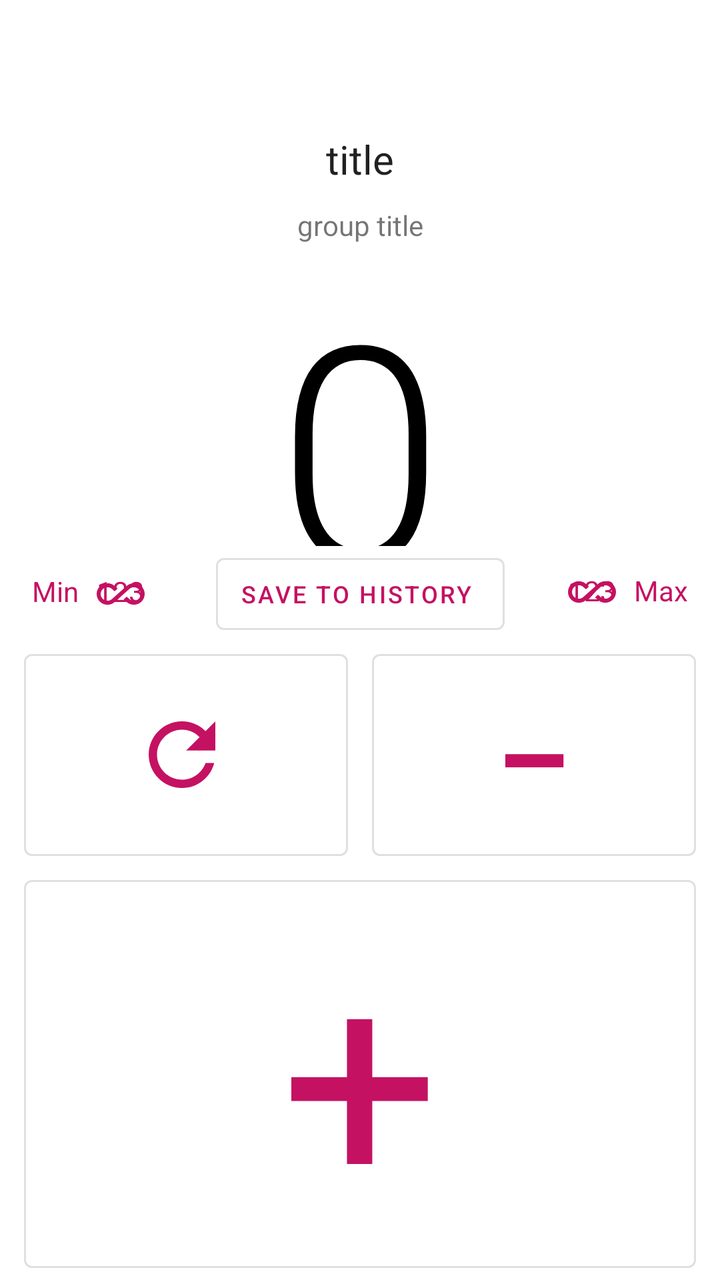
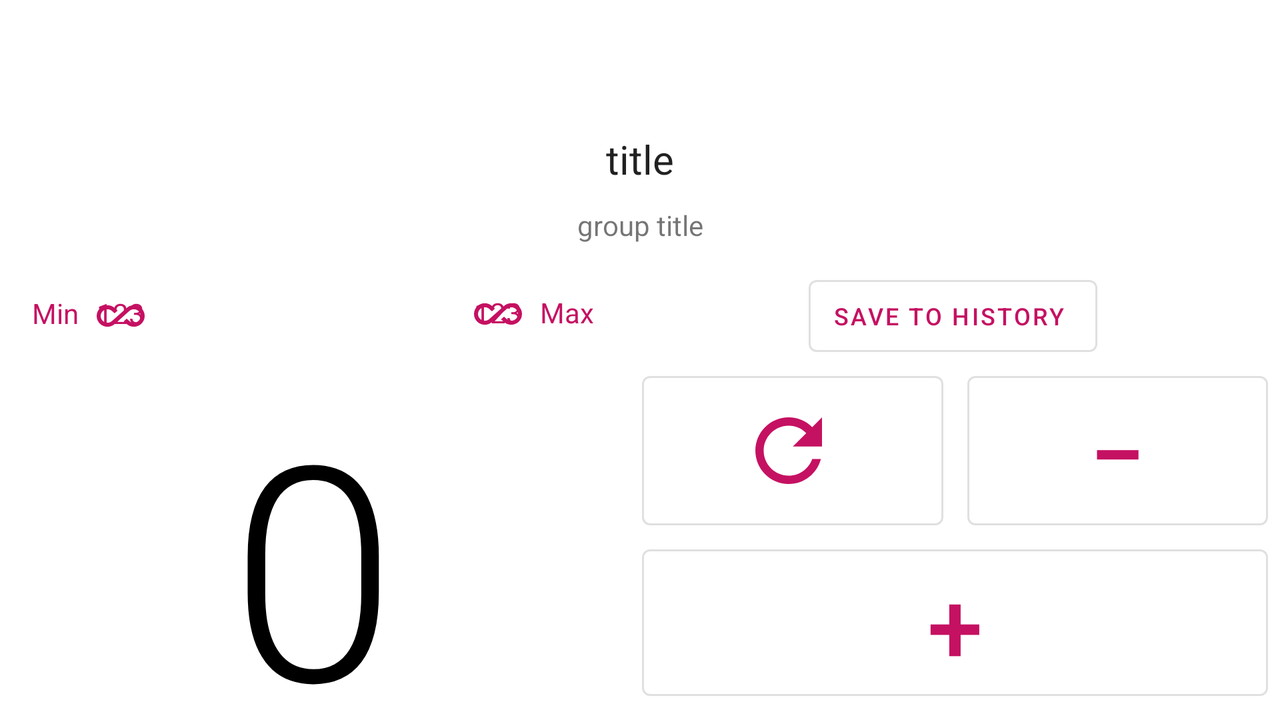

Compare how this app lays out the same screen by default and in its alternative resource folder. The renders come first, then the two layout files and the values they reference.
<!-- AndroidManifest.xml: application theme AppTheme -->
<!-- res/layout/fragment_counter.xml -->
<?xml version="1.0" encoding="utf-8"?>
<androidx.constraintlayout.widget.ConstraintLayout xmlns:android="http://schemas.android.com/apk/res/android"
    xmlns:app="http://schemas.android.com/apk/res-auto"
    xmlns:tools="http://schemas.android.com/tools"
    android:id="@+id/counterLayout"
    android:layout_width="match_parent"
    android:layout_height="match_parent"
    android:orientation="vertical"
    tools:context="com.vimalcvs.counter.Fragments.CounterFragment">

    <androidx.appcompat.widget.Toolbar
        android:id="@+id/counterActivity_toolbar"
        android:layout_width="match_parent"
        android:layout_height="wrap_content"
        android:background="?android:colorBackground"
        app:layout_constraintEnd_toEndOf="parent"
        app:layout_constraintStart_toStartOf="parent"
        app:layout_constraintTop_toTopOf="parent"/>

    <com.google.android.material.textview.MaterialTextView
        android:id="@+id/counterTitle"
        android:layout_width="match_parent"
        android:layout_height="wrap_content"
        android:ellipsize="end"
        android:gravity="center"
        android:maxLines="1"
        android:padding="10dp"
        android:textAppearance="@style/TextAppearance.AppCompat.Headline"
        android:textSize="20sp"
        app:layout_constraintEnd_toEndOf="parent"
        app:layout_constraintStart_toStartOf="parent"
        app:layout_constraintTop_toBottomOf="@+id/counterActivity_toolbar"
        tools:text="title" />


    <com.google.android.material.textview.MaterialTextView
        android:id="@+id/groupTitle"
        android:layout_width="match_parent"
        android:layout_height="wrap_content"
        android:gravity="center"
        app:layout_constraintEnd_toEndOf="parent"
        app:layout_constraintStart_toStartOf="parent"
        app:layout_constraintTop_toBottomOf="@+id/counterTitle"
        tools:text="group title" />

    <androidx.constraintlayout.widget.ConstraintLayout
        android:id="@+id/constraintLayout2"
        android:layout_width="match_parent"
        android:layout_height="wrap_content"
        android:orientation="horizontal"
        app:layout_constraintBottom_toTopOf="@+id/reset_value"
        app:layout_constraintEnd_toEndOf="parent"
        app:layout_constraintStart_toStartOf="parent">

        <TextView
            android:id="@+id/textView4"
            android:layout_width="wrap_content"
            android:layout_height="wrap_content"
            android:layout_marginStart="16dp"
            android:layout_marginTop="13dp"
            android:layout_marginBottom="16dp"
            android:text="@string/min"
            android:textColor="?colorAccent"
            app:layout_constraintBottom_toBottomOf="parent"
            app:layout_constraintStart_toStartOf="parent"
            app:layout_constraintTop_toTopOf="parent" />

        <androidx.appcompat.widget.AppCompatImageView
            android:id="@+id/iconAllInclusiveMin"
            android:layout_width="wrap_content"
            android:layout_height="wrap_content"
            android:layout_marginStart="9dp"
            android:layout_marginTop="12dp"
            android:layout_marginBottom="12dp"
            android:src="@drawable/ic_all_inclusive"
            app:layout_constraintBottom_toBottomOf="parent"
            app:layout_constraintStart_toEndOf="@+id/textView4"
            app:layout_constraintTop_toTopOf="parent" />

        <com.google.android.material.button.MaterialButton
            android:id="@+id/saveToHistoryButton"
            style="@style/Widget.MaterialComponents.Button.OutlinedButton.Icon"
            android:layout_width="wrap_content"
            android:layout_height="wrap_content"
            android:text="@string/saveToHistory"
            android:textSize="12sp"
            app:layout_constraintBottom_toBottomOf="parent"
            app:layout_constraintEnd_toEndOf="parent"
            app:layout_constraintStart_toStartOf="parent" />

        <com.google.android.material.textview.MaterialTextView
            android:id="@+id/textView"
            android:layout_width="wrap_content"
            android:layout_height="wrap_content"
            android:layout_marginTop="12dp"
            android:layout_marginEnd="16dp"
            android:layout_marginBottom="16dp"
            android:text="@string/max"
            android:textColor="?colorAccent"
            app:layout_constraintBottom_toBottomOf="parent"
            app:layout_constraintEnd_toEndOf="parent"
            app:layout_constraintTop_toTopOf="parent" />

        <androidx.appcompat.widget.AppCompatImageView
            android:id="@+id/iconAllInclusiveMax"
            android:layout_width="wrap_content"
            android:layout_height="wrap_content"
            android:layout_marginTop="11dp"
            android:layout_marginEnd="9dp"
            android:layout_marginBottom="13dp"
            android:src="@drawable/ic_all_inclusive"
            app:layout_constraintBottom_toBottomOf="parent"
            app:layout_constraintEnd_toStartOf="@+id/textView"
            app:layout_constraintTop_toTopOf="parent" />

        <com.google.android.material.textview.MaterialTextView
            android:id="@+id/minValue"
            android:layout_width="0dp"
            android:layout_height="wrap_content"
            android:layout_marginStart="9dp"
            android:ellipsize="end"
            android:gravity="start"
            android:singleLine="true"
            android:textColor="?colorAccent"
            android:visibility="gone"
            app:layout_constraintBottom_toBottomOf="@+id/textView4"
            app:layout_constraintEnd_toStartOf="@+id/saveToHistoryButton"
            app:layout_constraintStart_toEndOf="@+id/textView4"
            tools:text="123"
            tools:visibility="visible" />

        <com.google.android.material.textview.MaterialTextView
            android:id="@+id/maxValue"
            android:layout_width="0dp"
            android:layout_height="wrap_content"
            android:layout_marginEnd="9dp"
            android:ellipsize="end"
            android:gravity="end"
            android:singleLine="true"
            android:textColor="?colorAccent"
            android:visibility="gone"
            app:layout_constraintBottom_toBottomOf="@+id/textView"
            app:layout_constraintEnd_toStartOf="@+id/textView"
            app:layout_constraintStart_toEndOf="@+id/saveToHistoryButton"
            tools:text="123"
            tools:visibility="visible" />

    </androidx.constraintlayout.widget.ConstraintLayout>

    <com.google.android.material.button.MaterialButton
        android:id="@+id/reset_value"
        style="@style/Widget.MaterialComponents.Button.OutlinedButton"
        android:layout_width="0dp"
        android:layout_height="0dp"
        android:layout_marginStart="12dp"
        android:layout_marginEnd="6dp"
        app:icon="@drawable/ic_refresh"
        app:iconGravity="textStart"
        app:layout_constraintBottom_toTopOf="@+id/inc_value"
        app:layout_constraintEnd_toStartOf="@+id/dec_value"
        app:layout_constraintHorizontal_bias="0.5"
        app:layout_constraintStart_toStartOf="parent"
        app:layout_constraintTop_toTopOf="@+id/dec_value" />

    <com.google.android.material.button.MaterialButton
        android:id="@+id/dec_value"
        style="@style/Widget.MaterialComponents.Button.OutlinedButton"
        android:layout_width="0dp"
        android:layout_height="wrap_content"
        android:layout_marginStart="6dp"
        android:layout_marginEnd="12dp"
        android:clickable="true"
        android:focusable="true"
        android:text="−"
        android:textAppearance="@style/TextAppearance.AppCompat.Body2"
        android:textColor="?colorAccent"
        android:textSize="70sp"
        app:layout_constraintBottom_toTopOf="@+id/inc_value"
        app:layout_constraintEnd_toEndOf="parent"
        app:layout_constraintHorizontal_bias="0.5"
        app:layout_constraintStart_toEndOf="@+id/reset_value" />

    <com.google.android.material.button.MaterialButton
        android:id="@+id/inc_value"
        style="@style/Widget.MaterialComponents.Button.OutlinedButton"
        android:layout_width="match_parent"
        android:layout_height="wrap_content"
        android:layout_marginStart="12dp"
        android:layout_marginEnd="12dp"
        android:clickable="true"
        android:focusable="true"
        android:gravity="center"
        android:hapticFeedbackEnabled="true"
        android:soundEffectsEnabled="true"
        android:text="+"
        android:textAppearance="@style/TextAppearance.AppCompat.Headline"
        android:textColor="?colorAccent"
        android:textSize="140sp"
        app:layout_constraintBottom_toBottomOf="parent"
        app:layout_constraintEnd_toEndOf="parent"
        app:layout_constraintStart_toStartOf="parent" />

    <TextView
        android:id="@+id/value"
        android:layout_width="match_parent"
        android:layout_height="0dp"
        android:layout_weight="1"
        android:gravity="center"
        android:textColor="@color/counterValueColor"
        android:textAppearance="@style/TextAppearance.MaterialComponents.Headline2"
        app:layout_constraintBottom_toTopOf="@+id/constraintLayout2"
        app:layout_constraintEnd_toEndOf="parent"
        app:layout_constraintStart_toStartOf="parent"
        app:layout_constraintTop_toBottomOf="@+id/groupTitle"
        tools:text="0"
        tools:textSize="150sp" />

</androidx.constraintlayout.widget.ConstraintLayout>
<!-- resources referenced by this layout -->
<resources>
  <color name="counterValueColor">#000000</color>
  <!-- drawable ic_all_inclusive (drawable) -->
  <vector xmlns:android="http://schemas.android.com/apk/res/android"
      android:width="24dp"
      android:height="24dp"
      android:viewportWidth="24"
      android:viewportHeight="24">
    <path
        android:fillColor="?colorAccent"
        android:pathData="M18.6,6.62c-1.44,0 -2.8,0.56 -3.77,1.53L7.8,14.39c-0.64,0.64 -1.49,0.99 -2.4,0.99 -1.87,0 -3.39,-1.51 -3.39,-3.38S3.53,8.62 5.4,8.62c0.91,0 1.76,0.35 2.44,1.03l1.13,1 1.51,-1.34L9.22,8.2C8.2,7.18 6.84,6.62 5.4,6.62 2.42,6.62 0,9.04 0,12s2.42,5.38 5.4,5.38c1.44,0 2.8,-0.56 3.77,-1.53L13.51,12l2.69,-2.39c0.64,-0.64 1.49,-0.99 2.4,-0.99 1.87,0 3.39,1.51 3.39,3.38s-1.52,3.38 -3.39,3.38c-0.9,0 -1.76,-0.35 -2.44,-1.03l-1.14,-1.01 -1.51,1.34 1.27,1.12c1.02,1.01 2.37,1.57 3.82,1.57 2.98,0 5.4,-2.41 5.4,-5.38s-2.42,-5.37 -5.4,-5.37z"/>
  </vector>
  <!-- drawable ic_refresh (drawable) -->
  <vector xmlns:android="http://schemas.android.com/apk/res/android"
          android:width="50dp"
          android:height="50dp"
          android:viewportWidth="24.0"
          android:viewportHeight="24.0">
      <path
          android:fillColor="?colorAccent"
          android:pathData="M17.65,6.35C16.2,4.9 14.21,4 12,4c-4.42,0 -7.99,3.58 -7.99,8s3.57,8 7.99,8c3.73,0 6.84,-2.55 7.73,-6h-2.08c-0.82,2.33 -3.04,4 -5.65,4 -3.31,0 -6,-2.69 -6,-6s2.69,-6 6,-6c1.66,0 3.14,0.69 4.22,1.78L13,11h7V4l-2.35,2.35z"/>
  </vector>
  <string name="max">Max</string>
  <string name="min">Min</string>
  <string name="saveToHistory">Save to history</string>
  <style name="AppTheme" parent="Theme.MaterialComponents.DayNight.NoActionBar">
          
          <item name="colorPrimary">@color/colorPrimary</item>
          <item name="colorPrimaryDark">@color/colorPrimaryDark</item>
          <item name="colorAccent">@color/colorAccent</item>
          <item name="android:textColorSecondary">@color/colorPrimary</item>
          <item name="android:statusBarColor" tools:ignore="NewApi">?colorSurface</item>
          <item name="android:windowLightStatusBar" tools:ignore="NewApi">?colorSurface</item>
      </style>
  <color name="colorPrimary">#FFC51162</color>
  <color name="colorPrimaryDark">#66FF7AB6</color>
  <color name="colorAccent">#FFC51162</color>
</resources>
<!-- res/layout-land/fragment_counter.xml (the repository's variant of the layout above) -->
<!-- drawn on the phone turned sideways -->
<?xml version="1.0" encoding="utf-8"?>
<androidx.constraintlayout.widget.ConstraintLayout xmlns:android="http://schemas.android.com/apk/res/android"
    xmlns:app="http://schemas.android.com/apk/res-auto"
    xmlns:tools="http://schemas.android.com/tools"
    android:id="@+id/counterLayout"
    android:layout_width="match_parent"
    android:layout_height="match_parent"
    android:orientation="vertical"
    tools:context="com.vimalcvs.counter.Fragments.CounterFragment">


    <androidx.appcompat.widget.Toolbar
        android:id="@+id/counterActivity_toolbar"
        android:layout_width="match_parent"
        android:layout_height="56dp"
        android:background="?android:colorBackground"
        app:layout_constraintEnd_toEndOf="parent"
        app:layout_constraintStart_toStartOf="parent"
        app:layout_constraintTop_toTopOf="parent" />

    <com.google.android.material.textview.MaterialTextView
        android:id="@+id/counterTitle"
        android:layout_width="match_parent"
        android:layout_height="wrap_content"
        android:ellipsize="end"
        android:gravity="center"
        android:maxLines="1"
        android:padding="10dp"
        android:textAppearance="@style/TextAppearance.AppCompat.Headline"
        android:textSize="20sp"
        app:layout_constraintEnd_toEndOf="parent"
        app:layout_constraintStart_toStartOf="parent"
        app:layout_constraintTop_toBottomOf="@+id/counterActivity_toolbar"
        tools:text="title" />

    <com.google.android.material.textview.MaterialTextView
        android:id="@+id/value"
        android:layout_width="0dp"
        android:layout_height="0dp"
        android:layout_weight="1"
        android:gravity="center"
        android:textColor="@color/counterValueColor"
        android:textAppearance="@style/TextAppearance.MaterialComponents.Headline2"        android:textSize="150sp"
        app:layout_constraintBottom_toBottomOf="parent"
        app:layout_constraintEnd_toStartOf="@+id/inc_value"
        app:layout_constraintStart_toStartOf="parent"
        app:layout_constraintTop_toBottomOf="@+id/constraintLayout"
        tools:text="0" />

    <androidx.constraintlayout.widget.ConstraintLayout
        android:id="@+id/constraintLayout"
        android:layout_width="0dp"
        android:layout_height="wrap_content"
        android:layout_marginTop="12dp"
        android:orientation="horizontal"
        app:layout_constraintEnd_toEndOf="@+id/value"
        app:layout_constraintStart_toStartOf="@+id/value"
        app:layout_constraintTop_toBottomOf="@+id/groupTitle">

        <com.google.android.material.textview.MaterialTextView
            android:id="@+id/textView4"
            android:layout_width="wrap_content"
            android:layout_height="wrap_content"
            android:layout_marginStart="16dp"
            android:layout_marginTop="13dp"
            android:layout_marginBottom="16dp"
            android:textColor="?colorAccent"
            app:layout_constraintBottom_toBottomOf="parent"
            app:layout_constraintStart_toStartOf="parent"
            app:layout_constraintTop_toTopOf="parent"
            android:text="Min" />

        <androidx.appcompat.widget.AppCompatImageView
            android:id="@+id/iconAllInclusiveMin"
            android:layout_width="wrap_content"
            android:layout_height="wrap_content"
            android:layout_marginStart="9dp"
            android:layout_marginTop="12dp"
            android:layout_marginBottom="12dp"
            android:src="@drawable/ic_all_inclusive"
            app:layout_constraintBottom_toBottomOf="parent"
            app:layout_constraintStart_toEndOf="@+id/textView4"
            app:layout_constraintTop_toTopOf="parent" />

        <com.google.android.material.textview.MaterialTextView
            android:id="@+id/textView"
            android:layout_width="wrap_content"
            android:layout_height="wrap_content"
            android:layout_marginTop="12dp"
            android:layout_marginEnd="16dp"
            android:layout_marginBottom="16dp"
            android:textColor="?colorAccent"
            app:layout_constraintBottom_toBottomOf="parent"
            app:layout_constraintEnd_toEndOf="parent"
            app:layout_constraintTop_toTopOf="parent"
            android:text="Max" />

        <androidx.appcompat.widget.AppCompatImageView
            android:id="@+id/iconAllInclusiveMax"
            android:layout_width="wrap_content"
            android:layout_height="wrap_content"
            android:layout_marginTop="11dp"
            android:layout_marginEnd="9dp"
            android:layout_marginBottom="13dp"
            android:src="@drawable/ic_all_inclusive"
            app:layout_constraintBottom_toBottomOf="parent"
            app:layout_constraintEnd_toStartOf="@+id/textView"
            app:layout_constraintTop_toTopOf="parent" />

        <com.google.android.material.textview.MaterialTextView
            android:id="@+id/minValue"
            android:layout_width="0dp"
            android:layout_height="wrap_content"
            android:layout_marginStart="9dp"
            android:ellipsize="end"
            android:gravity="start"
            android:singleLine="true"
            android:textColor="?colorAccent"
            android:visibility="gone"
            app:layout_constraintBottom_toBottomOf="@+id/textView4"
            app:layout_constraintStart_toEndOf="@+id/textView4"
            tools:text="123"
            tools:visibility="visible" />

        <com.google.android.material.textview.MaterialTextView
            android:id="@+id/maxValue"
            android:layout_width="0dp"
            android:layout_height="wrap_content"
            android:layout_marginEnd="9dp"
            android:ellipsize="end"
            android:gravity="end"
            android:singleLine="true"
            android:textColor="?colorAccent"
            android:visibility="gone"
            app:layout_constraintBottom_toBottomOf="@+id/textView"
            app:layout_constraintEnd_toStartOf="@+id/textView"
            tools:text="123"
            tools:visibility="visible" />

    </androidx.constraintlayout.widget.ConstraintLayout>

    <com.google.android.material.button.MaterialButton
        android:id="@+id/reset_value"
        style="@style/Widget.MaterialComponents.Button.OutlinedButton"
        android:layout_width="0dp"
        android:layout_height="0dp"
        android:layout_marginStart="8dp"
        android:layout_marginEnd="6dp"
        app:icon="@drawable/ic_refresh"
        app:iconGravity="textStart"
        app:layout_constraintBottom_toTopOf="@+id/inc_value"
        app:layout_constraintEnd_toStartOf="@+id/dec_value"
        app:layout_constraintHorizontal_bias="0.5"
        app:layout_constraintStart_toEndOf="@+id/value"
        app:layout_constraintTop_toBottomOf="@+id/saveToHistoryButton" />

    <com.google.android.material.button.MaterialButton
        android:id="@+id/dec_value"
        style="@style/Widget.MaterialComponents.Button.OutlinedButton"
        android:layout_width="0dp"
        android:layout_height="wrap_content"
        android:layout_marginStart="6dp"
        android:layout_marginEnd="6dp"
        android:gravity="center"
        android:text="−"
        android:textAppearance="@style/TextAppearance.AppCompat.Body2"
        android:textColor="?colorAccent"
        android:textSize="50sp"
        app:layout_constraintEnd_toEndOf="parent"
        app:layout_constraintHorizontal_bias="0.5"
        app:layout_constraintStart_toEndOf="@+id/reset_value"
        app:layout_constraintTop_toBottomOf="@+id/saveToHistoryButton" />

    <com.google.android.material.button.MaterialButton
        android:id="@+id/inc_value"
        style="@style/Widget.MaterialComponents.Button.OutlinedButton"
        android:layout_width="0dp"
        android:layout_height="0dp"
        android:layout_marginStart="8dp"
        android:layout_marginEnd="6dp"
        android:layout_marginBottom="6dp"
        android:gravity="center"
        android:text="+"
        android:textColor="?colorAccent"
        android:textSize="50sp"
        app:layout_constraintBottom_toBottomOf="parent"
        app:layout_constraintEnd_toEndOf="parent"
        app:layout_constraintStart_toEndOf="@+id/value"
        app:layout_constraintTop_toBottomOf="@+id/dec_value" />

    <com.google.android.material.textview.MaterialTextView
        android:id="@+id/groupTitle"
        android:layout_width="match_parent"
        android:layout_height="wrap_content"
        android:gravity="center"
        app:layout_constraintEnd_toEndOf="parent"
        app:layout_constraintStart_toStartOf="parent"
        app:layout_constraintTop_toBottomOf="@+id/counterTitle"
        tools:text="group title" />

    <com.google.android.material.button.MaterialButton
        android:id="@+id/saveToHistoryButton"
        style="@style/Widget.MaterialComponents.Button.OutlinedButton.Icon"
        android:layout_width="wrap_content"
        android:layout_height="wrap_content"
        android:text="@string/saveToHistory"
        android:textSize="12sp"
        app:layout_constraintBottom_toTopOf="@+id/value"
        app:layout_constraintEnd_toEndOf="parent"
        app:layout_constraintStart_toEndOf="@+id/constraintLayout" />

</androidx.constraintlayout.widget.ConstraintLayout>
<!-- resources referenced by the variant -->
<!-- as the phone turned sideways resolves them -->
<resources>
  <color name="counterValueColor">#000000</color>
  <!-- drawable ic_all_inclusive (drawable) -->
  <vector xmlns:android="http://schemas.android.com/apk/res/android"
      android:width="24dp"
      android:height="24dp"
      android:viewportWidth="24"
      android:viewportHeight="24">
    <path
        android:fillColor="?colorAccent"
        android:pathData="M18.6,6.62c-1.44,0 -2.8,0.56 -3.77,1.53L7.8,14.39c-0.64,0.64 -1.49,0.99 -2.4,0.99 -1.87,0 -3.39,-1.51 -3.39,-3.38S3.53,8.62 5.4,8.62c0.91,0 1.76,0.35 2.44,1.03l1.13,1 1.51,-1.34L9.22,8.2C8.2,7.18 6.84,6.62 5.4,6.62 2.42,6.62 0,9.04 0,12s2.42,5.38 5.4,5.38c1.44,0 2.8,-0.56 3.77,-1.53L13.51,12l2.69,-2.39c0.64,-0.64 1.49,-0.99 2.4,-0.99 1.87,0 3.39,1.51 3.39,3.38s-1.52,3.38 -3.39,3.38c-0.9,0 -1.76,-0.35 -2.44,-1.03l-1.14,-1.01 -1.51,1.34 1.27,1.12c1.02,1.01 2.37,1.57 3.82,1.57 2.98,0 5.4,-2.41 5.4,-5.38s-2.42,-5.37 -5.4,-5.37z"/>
  </vector>
  <!-- drawable ic_refresh (drawable) -->
  <vector xmlns:android="http://schemas.android.com/apk/res/android"
          android:width="50dp"
          android:height="50dp"
          android:viewportWidth="24.0"
          android:viewportHeight="24.0">
      <path
          android:fillColor="?colorAccent"
          android:pathData="M17.65,6.35C16.2,4.9 14.21,4 12,4c-4.42,0 -7.99,3.58 -7.99,8s3.57,8 7.99,8c3.73,0 6.84,-2.55 7.73,-6h-2.08c-0.82,2.33 -3.04,4 -5.65,4 -3.31,0 -6,-2.69 -6,-6s2.69,-6 6,-6c1.66,0 3.14,0.69 4.22,1.78L13,11h7V4l-2.35,2.35z"/>
  </vector>
  <string name="saveToHistory">Save to history</string>
  <style name="AppTheme" parent="Theme.MaterialComponents.DayNight.NoActionBar">
          
          <item name="colorPrimary">@color/colorPrimary</item>
          <item name="colorPrimaryDark">@color/colorPrimaryDark</item>
          <item name="colorAccent">@color/colorAccent</item>
          <item name="android:textColorSecondary">@color/colorPrimary</item>
          <item name="android:statusBarColor" tools:ignore="NewApi">?colorSurface</item>
          <item name="android:windowLightStatusBar" tools:ignore="NewApi">?colorSurface</item>
      </style>
  <color name="colorPrimary">#FFC51162</color>
  <color name="colorPrimaryDark">#66FF7AB6</color>
  <color name="colorAccent">#FFC51162</color>
</resources>
